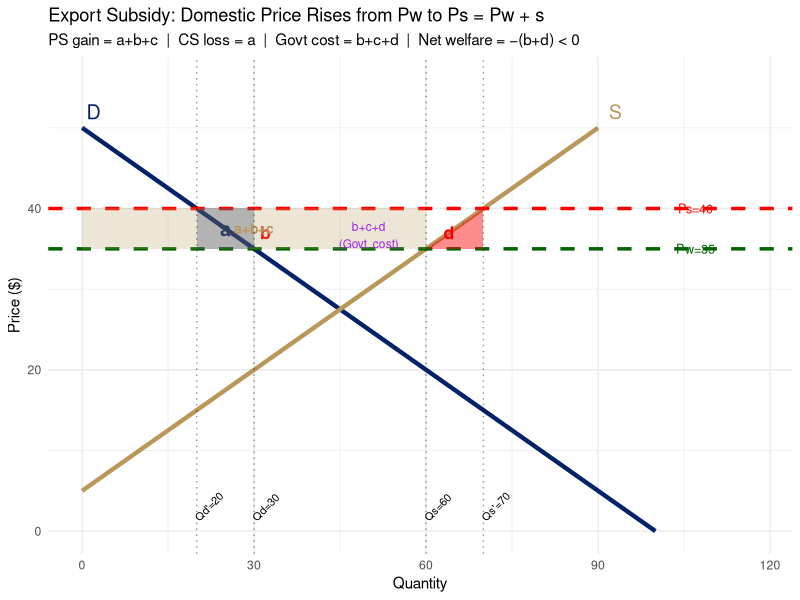
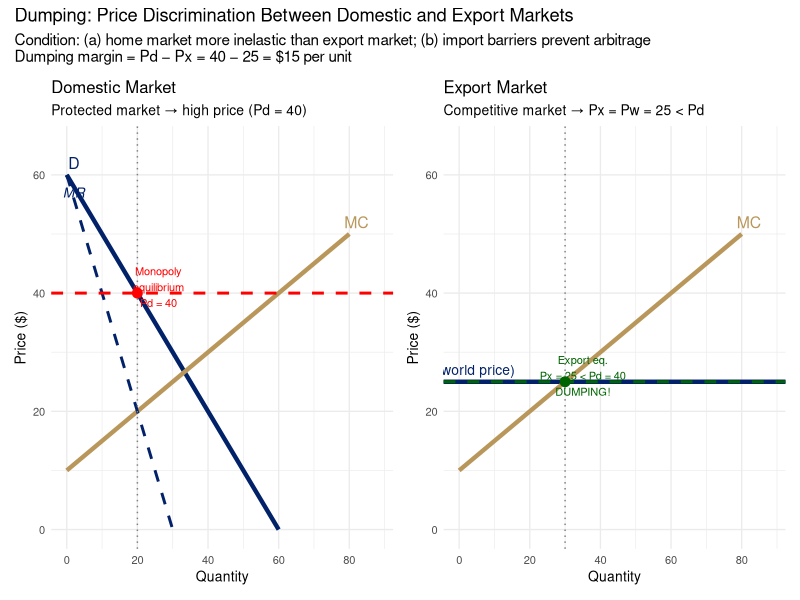
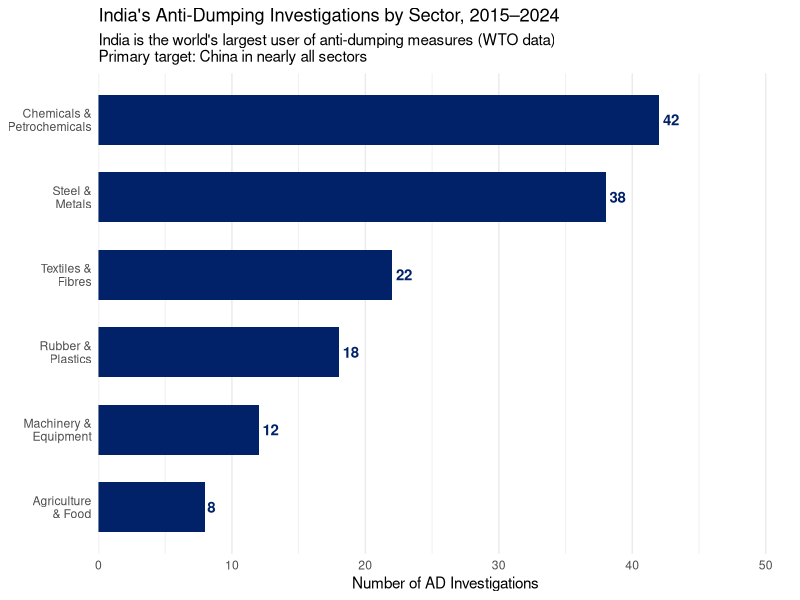

The R source for these figures, in order:
## ---- chunk 1
#| label: setup
#| include: false
library(ggplot2)
library(dplyr)
library(scales)
library(patchwork)
options(scipen = 999)
theme_set(theme_minimal(base_size = 11))
knitr::opts_chunk$set(echo = knitr::is_html_output())
## ---- chunk 2
#| label: fig-export-subsidy
#| fig-cap: "Export Subsidy: Welfare Analysis for the Exporting Country\nSource: Author's illustration."
#| fig-width: 8
#| fig-height: 4

# D: P = 50 - 0.5Q  =>  Qd = 100 - 2P
# S: P = 5  + 0.5Q  =>  Qs = 2P - 10
# Autarky equilibrium: P=27.5, Q=45
# World price Pw=35 (country has comparative advantage, exports)
# At Pw=35: Qd=30, Qs=60, Exports=30
# Subsidy s=5 raises domestic price to Ps=40
# At Ps=40: Qd=20, Qs=70, Exports=50

Pw <- 35; s <- 5; Ps <- Pw + s
Qd0 <- 100 - 2*Pw   # 30  (domestic consumption before subsidy)
Qs0 <- 2*Pw - 10    # 60  (domestic supply before subsidy)
Qd1 <- 100 - 2*Ps   # 20  (domestic consumption after subsidy)
Qs1 <- 2*Ps - 10    # 70  (domestic supply after subsidy)

# Welfare areas
# a  = CS loss (rectangle): (Ps-Pw)*(Qd0-Qd1) = 5*10 = 50
# b  = DWL consumption triangle: 0.5*(Ps-Pw)*(Qd0-Qd1) = 25  [already in a's triangle portion]
# Actually: a = full rectangle between Qd1 and Qd0; b = triangle at Qd0 end
# Standard labeling (Salvatore style):
# a = rectangle: Pw to Ps, Qd1 to Qd0 = 5*10=50
# b = triangle (consumption DWL): 0.5*5*10 = 25 -- but let's use numeric polygon

ggplot() +
  # ── curves ───────────────────────────────────────────────────────────────────
  geom_segment(aes(x = 0,  y = 50, xend = 100, yend = 0),
               color = "#012169", linewidth = 1.5) +           # Demand
  geom_segment(aes(x = 0,  y = 5,  xend = 90,  yend = 50),
               color = "#B9975B", linewidth = 1.5) +           # Supply
  # ── price lines ──────────────────────────────────────────────────────────────
  geom_hline(yintercept = Pw, linetype = "dashed",
             color = "darkgreen", linewidth = 1.2) +
  geom_hline(yintercept = Ps, linetype = "dashed",
             color = "red",       linewidth = 1.2) +
  # ── area a: CS loss rectangle (Qd1→Qd0, Pw→Ps) ──────────────────────────────
  annotate("polygon",
           x = c(Qd1, Qd0, Qd0, Qd1),
           y = c(Pw,  Pw,  Ps,  Ps),
           fill = "#012169", alpha = 0.30) +
  annotate("text", x = (Qd1+Qd0)/2, y = (Pw+Ps)/2,
           label = "a", size = 5, fontface = "bold", color = "#012169") +
  # ── area b: DWL consumption triangle ─────────────────────────────────────────
  annotate("polygon",
           x = c(Qd1, Qd0, Qd1),
           y = c(Ps,  Pw,  Ps),
           fill = "red", alpha = 0.45) +
  annotate("text", x = Qd0 + 2, y = Pw + 2,
           label = "b", size = 4.5, color = "red", fontface = "bold") +
  # ── area a+b+c: PS gain (0→Qs0, Pw→Ps rectangle) ────────────────────────────
  annotate("polygon",
           x = c(0,   Qs0, Qs0, 0),
           y = c(Pw,  Pw,  Ps,  Ps),
           fill = "#B9975B", alpha = 0.25) +
  annotate("text", x = Qs0/2, y = (Pw+Ps)/2,
           label = "a+b+c", size = 3.5, fontface = "bold", color = "#B9975B") +
  # ── area d: DWL production triangle (Qs0→Qs1, Pw→Ps) ────────────────────────
  annotate("polygon",
           x = c(Qs0, Qs1, Qs1),
           y = c(Pw,  Pw,  Ps),
           fill = "red", alpha = 0.45) +
  annotate("text", x = Qs0 + 4, y = Pw + 2,
           label = "d", size = 4.5, color = "red", fontface = "bold") +
  # ── govt cost label ──────────────────────────────────────────────────────────
  annotate("text", x = (Qd1+Qs1)/2 + 5, y = (Pw+Ps)/2 - 0.8,
           label = "b+c+d\n(Govt. cost)", size = 3, color = "purple") +
  # ── vertical reference lines ─────────────────────────────────────────────────
  geom_vline(xintercept = c(Qd1, Qd0, Qs0, Qs1),
             linetype = "dotted", alpha = 0.4) +
  annotate("text", x = Qd1, y = 1.5,
           label = paste0("Qd'=", Qd1), size = 2.8, angle = 45, hjust = 0) +
  annotate("text", x = Qd0, y = 1.5,
           label = paste0("Qd=",  Qd0), size = 2.8, angle = 45, hjust = 0) +
  annotate("text", x = Qs0, y = 1.5,
           label = paste0("Qs=",  Qs0), size = 2.8, angle = 45, hjust = 0) +
  annotate("text", x = Qs1, y = 1.5,
           label = paste0("Qs'=", Qs1), size = 2.8, angle = 45, hjust = 0) +
  annotate("text", x = 107, y = Pw,
           label = paste0("Pw=", Pw), size = 3.2, color = "darkgreen") +
  annotate("text", x = 107, y = Ps,
           label = paste0("Ps=", Ps), size = 3.2, color = "red") +
  annotate("text", x = 2,  y = 52, label = "D", size = 5, color = "#012169") +
  annotate("text", x = 93, y = 52, label = "S", size = 5, color = "#B9975B") +
  scale_x_continuous(limits = c(0, 118)) +
  scale_y_continuous(limits = c(0, 56)) +
  labs(
    title    = "Export Subsidy: Domestic Price Rises from Pw to Ps = Pw + s",
    subtitle = "PS gain = a+b+c  |  CS loss = a  |  Govt cost = b+c+d  |  Net welfare = −(b+d) < 0",
    x = "Quantity", y = "Price ($)"
  ) +
  theme_minimal(base_size = 11)
## ---- chunk 3
#| label: fig-dumping
#| fig-cap: "Dumping as Price Discrimination: Domestic Monopoly Price > Export Price\nSource: Author's illustration."
#| fig-width: 9
#| fig-height: 4.5

# Domestic market: inelastic demand, protected → high monopoly price
p1 <- ggplot() +
  # Demand (steep = inelastic)
  geom_segment(aes(x = 0, y = 60, xend = 60, yend = 0),
               color = "#012169", linewidth = 1.5) +
  # MC = Supply
  geom_segment(aes(x = 0, y = 10, xend = 80, yend = 50),
               color = "#B9975B", linewidth = 1.5) +
  # MR (derived from P = 60 - Q  =>  MR = 60 - 2Q)
  geom_segment(aes(x = 0, y = 60, xend = 30, yend = 0),
               color = "#012169", linewidth = 1, linetype = "dashed") +
  # Monopoly price Pd=40, Qd=20: MC=10+Q/2=10+10=20... let's use P=40
  geom_hline(yintercept = 40, linetype = "dashed", color = "red", linewidth = 1) +
  geom_vline(xintercept = 20, linetype = "dotted", color = "grey50") +
  annotate("point", x = 20, y = 40, size = 3, color = "red") +
  annotate("text", x = 26, y = 41,
           label = "Monopoly\nequilibrium\nPd = 40", size = 2.8, color = "red") +
  annotate("text", x =  2, y = 62, label = "D",  size = 4, color = "#012169") +
  annotate("text", x =  2, y = 57, label = "MR", size = 3.5, color = "#012169",
           fontface = "italic") +
  annotate("text", x = 82, y = 52, label = "MC", size = 4, color = "#B9975B") +
  scale_x_continuous(limits = c(0, 88), breaks = seq(0, 80, 20)) +
  scale_y_continuous(limits = c(0, 65)) +
  labs(title = "Domestic Market",
       subtitle = "Protected market → high price (Pd = 40)",
       x = "Quantity", y = "Price ($)") +
  theme_minimal(base_size = 10)

# Export market: elastic demand (world price = horizontal demand)
p2 <- ggplot() +
  # Horizontal world demand (perfectly elastic)
  geom_hline(yintercept = 25, color = "#012169", linewidth = 1.5) +
  # MC
  geom_segment(aes(x = 0, y = 10, xend = 80, yend = 50),
               color = "#B9975B", linewidth = 1.5) +
  # Export price (below domestic price)
  geom_hline(yintercept = 25, linetype = "dashed", color = "darkgreen", linewidth = 1) +
  # MC = Px at Q=30: 10 + 0.5*30 = 25
  geom_vline(xintercept = 30, linetype = "dotted", color = "grey50") +
  annotate("point", x = 30, y = 25, size = 3, color = "darkgreen") +
  annotate("text", x = 35, y = 26,
           label = "Export eq.\nPx = 25 < Pd = 40\nDUMPING!", size = 2.8, color = "darkgreen") +
  annotate("text", x =  2, y = 27, label = "D* (world price)", size = 3.5, color = "#012169") +
  annotate("text", x = 82, y = 52, label = "MC", size = 4, color = "#B9975B") +
  scale_x_continuous(limits = c(0, 88), breaks = seq(0, 80, 20)) +
  scale_y_continuous(limits = c(0, 65)) +
  labs(title = "Export Market",
       subtitle = "Competitive market → Px = Pw = 25 < Pd",
       x = "Quantity", y = "Price ($)") +
  theme_minimal(base_size = 10)

p1 + p2 +
  plot_annotation(
    title    = "Dumping: Price Discrimination Between Domestic and Export Markets",
    subtitle = "Condition: (a) home market more inelastic than export market; (b) import barriers prevent arbitrage\nDumping margin = Pd − Px = 40 − 25 = $15 per unit",
    theme = theme_minimal(base_size = 11)
  )
## ---- chunk 4
#| label: fig-india-add
#| fig-cap: "India: Anti-Dumping Investigations Initiated by Sector (2015–2024)\nSource: DGTR, Ministry of Commerce, GoI."
#| fig-width: 7.5
#| fig-height: 4.5

ad_data <- data.frame(
  sector = c("Chemicals &\nPetrochemicals", "Steel &\nMetals", "Textiles &\nFibres",
             "Rubber &\nPlastics", "Machinery &\nEquipment", "Agriculture\n& Food"),
  investigations = c(42, 38, 22, 18, 12, 8),
  top_source      = c("China", "China/EU", "China", "China/Korea", "China/EU", "China/Myanmar")
)
ad_data <- ad_data |>
  arrange(investigations) |>
  mutate(sector = factor(sector, levels = sector))

ggplot(ad_data, aes(x = sector, y = investigations)) +
  geom_col(fill = "#012169", width = 0.65) +
  geom_text(aes(label = investigations), hjust = -0.25, size = 3.8,
            fontface = "bold", color = "#012169") +
  coord_flip() +
  scale_y_continuous(limits = c(0, 52), expand = c(0, 0)) +
  labs(
    title    = "India's Anti-Dumping Investigations by Sector, 2015–2024",
    subtitle = "India is the world's largest user of anti-dumping measures (WTO data)\nPrimary target: China in nearly all sectors",
    x = NULL, y = "Number of AD Investigations"
  ) +
  theme_minimal(base_size = 11) +
  theme(panel.grid.major.y = element_blank())
